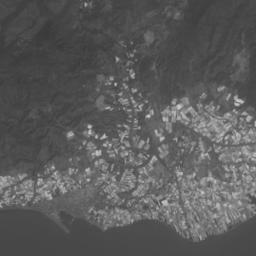
%> input picture banda1.tif, 256 x 256 px; the run also reads 3 pictures not shown here
$ octave thotteling.m   (GNU Octave 9; MATLAB toolbox functions it lacks are replaced by stand-ins)
%> lines starting %> are read from the running program, lines starting %| are printed output that depends on the picture
%%Input zone

b1 = reshape(imread('banda1.tif'),1,[]);
b2 = reshape(imread('banda2.tif'),1,[]);
b3 = reshape(imread('banda3.tif'),1,[]);
b4 = reshape(imread('banda4.tif'),1,[]);
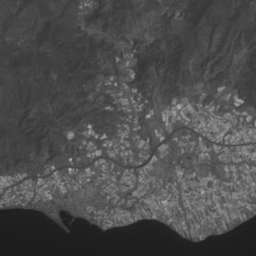
%> input picture banda4.tif, 256 x 256 px
b5 = reshape(imread('banda5.tif'),1,[]);
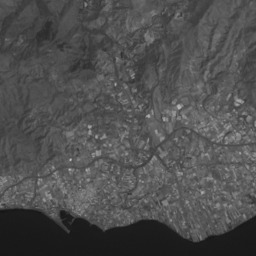
%> input picture banda5.tif, 256 x 256 px
b6 = reshape(imread('banda6.tif'),1,[]);
data = [b1;b2;b3;b4;b5;b6];

data = data';
data = double(data);

C = cov(data);
%> C = [613 647.6 777.8 511.8 389.5 312.8; 647.6 702.8 861.1 592.1 482.7 381.7; 777.8 861.1 1078.9 757.6 660.1 520.9; 511.8 592.1 757.6 616.4 538.1 398.4; 389.5 482.7 660.1 538.1 591.4 449.9; 312.8 381.7 520.9 398.4 449.9 357.6]
[SortedEV,SortedEVls] = eigs(C);
%> SortedEV = [0.386 0.487 -0.148 -0.57 -0.271 0.44; 0.433 0.323 -0.0611 -0.0695 0.0193 -0.836; 0.547 0.168 -0.169 0.605 0.419 0.32; 0.398 -0.172 0.848 0.0871 -0.284 0.0642; 0.358 -0.632 -0.0887 -0.497 0.467 -0.000434; 0.278 -0.449 -0.468 0.223 -0.672 -0.029]; SortedEVls = [3557 0 0 0 0 0; 0 335.5 0 0 0 0; 0 0 57.48 0 0 0; 0 0 0 5.79 0 0; 0 0 0 0 3.48 0; 0 0 0 0 0 0.908]
SortedEV = SortedEV';
%> SortedEV = [0.386 0.433 0.547 0.398 0.358 0.278; 0.487 0.323 0.168 -0.172 -0.632 -0.449; -0.148 -0.0611 -0.169 0.848 -0.0887 -0.468; -0.57 -0.0695 0.605 0.0871 -0.497 0.223; -0.271 0.0193 0.419 -0.284 0.467 -0.672; 0.44 -0.836 0.32 0.0642 -0.000434 -0.029]
SortedEV = flip(SortedEV);
%> SortedEV = [0.44 -0.836 0.32 0.0642 -0.000434 -0.029; -0.271 0.0193 0.419 -0.284 0.467 -0.672; -0.57 -0.0695 0.605 0.0871 -0.497 0.223; -0.148 -0.0611 -0.169 0.848 -0.0887 -0.468; 0.487 0.323 0.168 -0.172 -0.632 -0.449; 0.386 0.433 0.547 0.398 0.358 0.278]
mx=mean(mean(data));
%> mx = 79.4

y = SortedEV*(data'-mx);

b1 = reshape(y(1,:),size(imread('banda1.tif')));
%> b1: size 256x256 double; min 2.45, max 12.81, mean 7.86
b2 = reshape(y(2,:),size(imread('banda1.tif')));
%> b2: size 256x256 double; min -11.67, max 26.55, mean 16.1
b3 = reshape(y(3,:),size(imread('banda1.tif')));
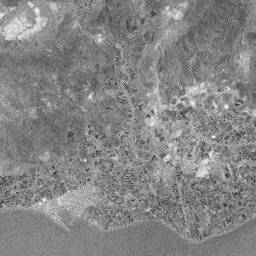
%> b3: size 256x256 double; min -17.76, max 7.92, mean -4.38; drawn with min black and max white
b4 = reshape(y(4,:),size(imread('banda1.tif')));
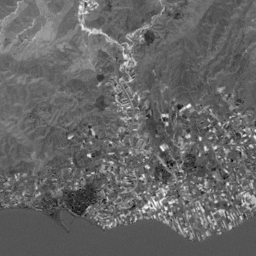
%> b4: size 256x256 double; min -28.25, max 52.02, mean 4; drawn with min black and max white
b5 = reshape(y(5,:),size(imread('banda1.tif')));
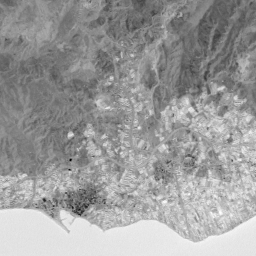
%> b5: size 256x256 double; min -52.19, max 62.93, mean 18.3; drawn with min black and max white
b6 = reshape(y(6,:),size(imread('banda1.tif')));
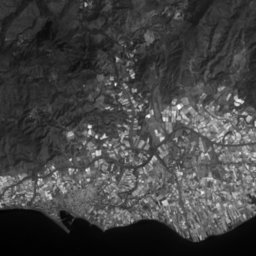
%> b6: size 256x256 double; min -94.33, max 278.1, mean 4.1; drawn with min black and max white

im = mat2gray(b1);
figure, subplot(3,2,1), imshow(im);

im = mat2gray(b2);
subplot(3,2,2), imshow(im);

im = mat2gray(b3);
subplot(3,2,3), imshow(im);

im = mat2gray(b4);
subplot(3,2,4), imshow(im);

im = mat2gray(b5);
subplot(3,2,5), imshow(im);
im = mat2gray(b6);
subplot(3,2,5), imshow(im);

diagonal = diag(SortedEVls);
%> diagonal = [3557; 335.5; 57.48; 5.79; 3.48; 0.908]

errors = zeros(6);

for i = 1:6
    errors(i) = sum(diagonal(1:(6-i)));
end
%> after the loop, errors = [3959.3 0 0 0 0 0; 3955.8 0 0 0 0 0; 3950 0 0 0 0 0; 3892.5 0 0 0 0 0; 3557 0 0 0 0 0; 0 0 0 0 0 0]

%plot the errors
figure, plot(1:6,errors);
%> after `plot(1:6,errors)`:
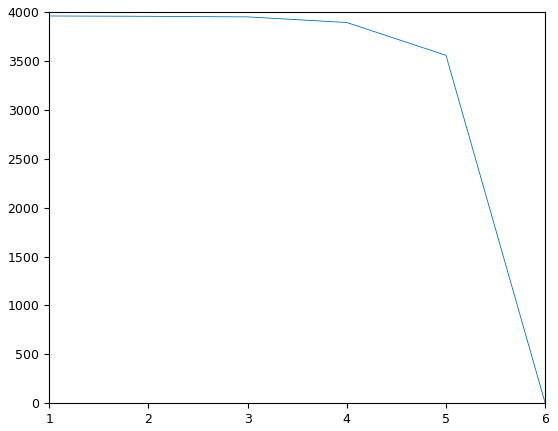
%> figure redrawn from the program's plot data
